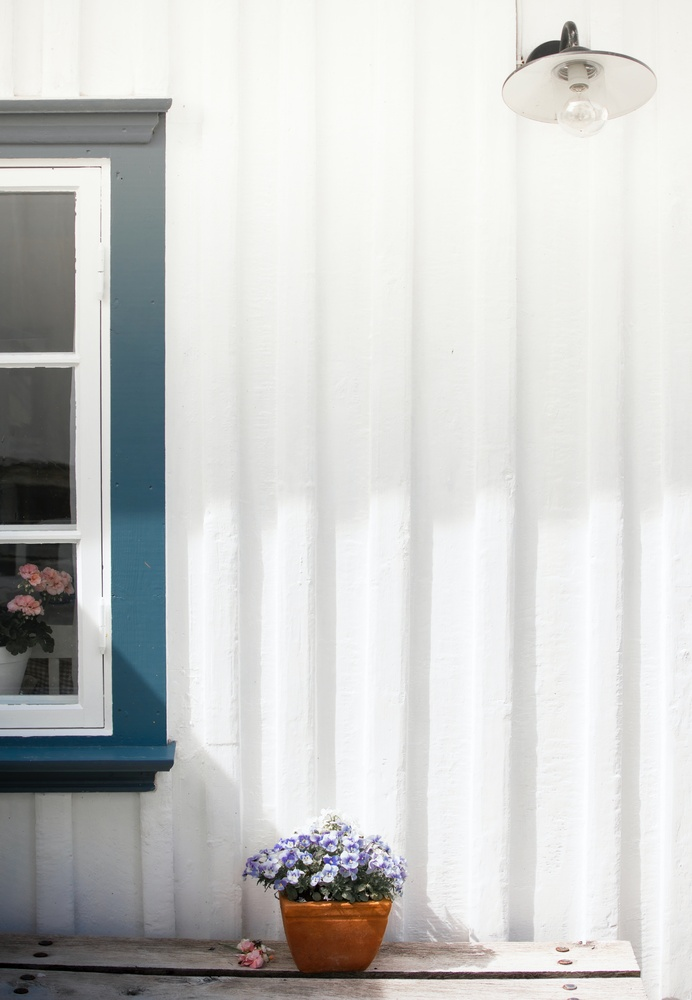
#> input picture potbunga.jpg, 692 x 1000 px, shrunk from 4004 x 5787 before the run, given in place of the camera
$ python 'closing webcam.py'
#> lines starting #> are read from the running program, lines starting #| are printed output that depends on the picture; after the words box and inside, x2 and y2 are one past the last pixel; in counts of white or black regions, pixels touching at a corner belong together
# Python programe to illustrate
# Closing morphological operation
# on an image

# organizing imports
import cv2
import numpy as np

# return video from the first webcam on your computer.
screenRead = cv2.VideoCapture(0)

# loop runs if capturing has been initialized.
while (1):
    # reads frames from a camera
    _, image = screenRead.read()
#> image is the input picture: shape (1000, 692, 3); mean B, G, R 201.5, 203, 202.1

    # Converts to HSV color space, OCV reads colors as BGR
    # frame is converted to hsv
    hsv = cv2.cvtColor(image, cv2.COLOR_BGR2HSV)
#> hsv: shape (1000, 692, 3); mean H, S, V 50.9, 15, 205.7

    # defining the range of masking
    blue1 = np.array([110, 50, 50])
    blue2 = np.array([130, 255, 255])

    # initializing the mask to be
    # convoluted over input image
    mask = cv2.inRange(hsv, blue1, blue2)
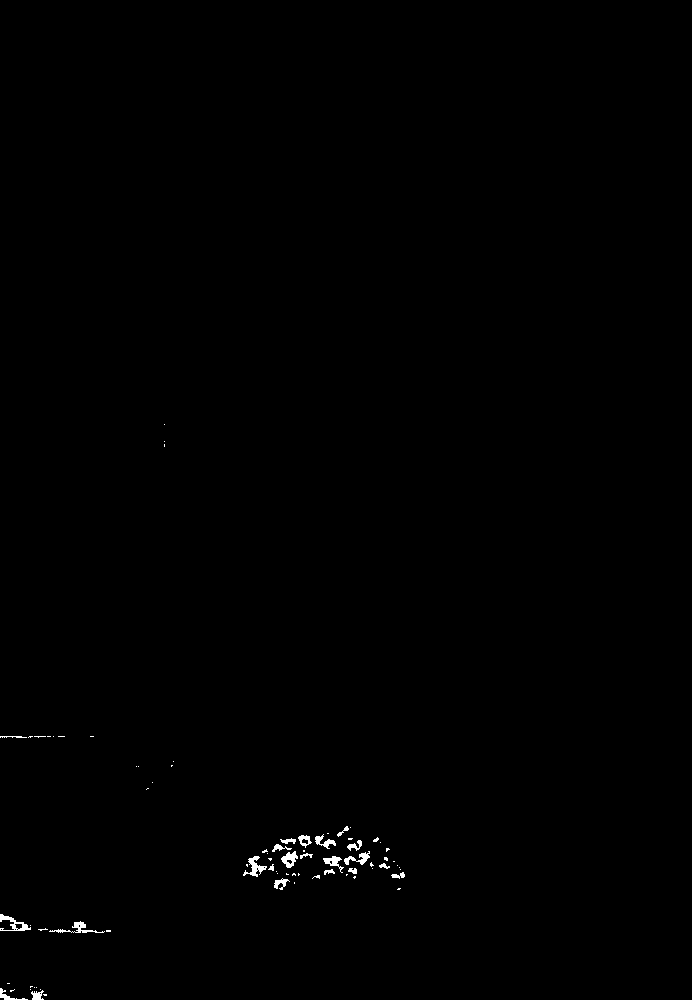
#> mask: shape (1000, 692); 0.32% white; 76 white regions (54 under 20 px), largest, box (x1, y1, x2, y2) and area: (0, 914, 31, 931) 198, (243, 856, 267, 877) 193, (49, 921, 105, 933) 181

    # passing the bitwise_and over
    # each pixel convoluted
    res = cv2.bitwise_and(image, image, mask=mask)

    # defining the kernel i.e. Structuring element
    kernel = np.ones((5, 5), np.uint8)

    # defining the closing function
    # over the image and structuring element
    closing = cv2.morphologyEx(mask, cv2.MORPH_CLOSE, kernel)
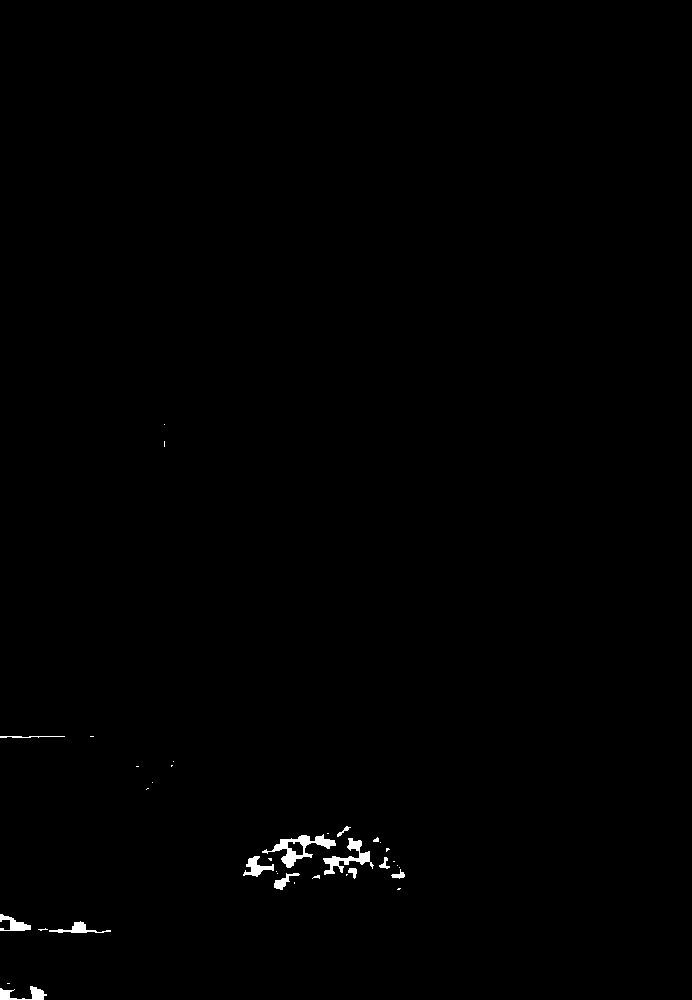
#> closing: shape (1000, 692); 0.43% white; 36 white regions (23 under 20 px), largest, box (x1, y1, x2, y2) and area: (262, 834, 336, 868) 746, (323, 838, 374, 875) 559, (0, 986, 47, 1000) 301

    # The mask and closing operation
    # is shown in the window
    cv2.imshow('Mask', mask)
    cv2.imshow('Closing', closing)

    # Wait for 'a' key to stop the program
    if cv2.waitKey(1) & 0xFF == ord('a'):
#> (key Esc is pressed here)
        break

# De-allocate any associated memory usage
cv2.destroyAllWindows()

# Close the window / Release webcam
screenRead.release()
